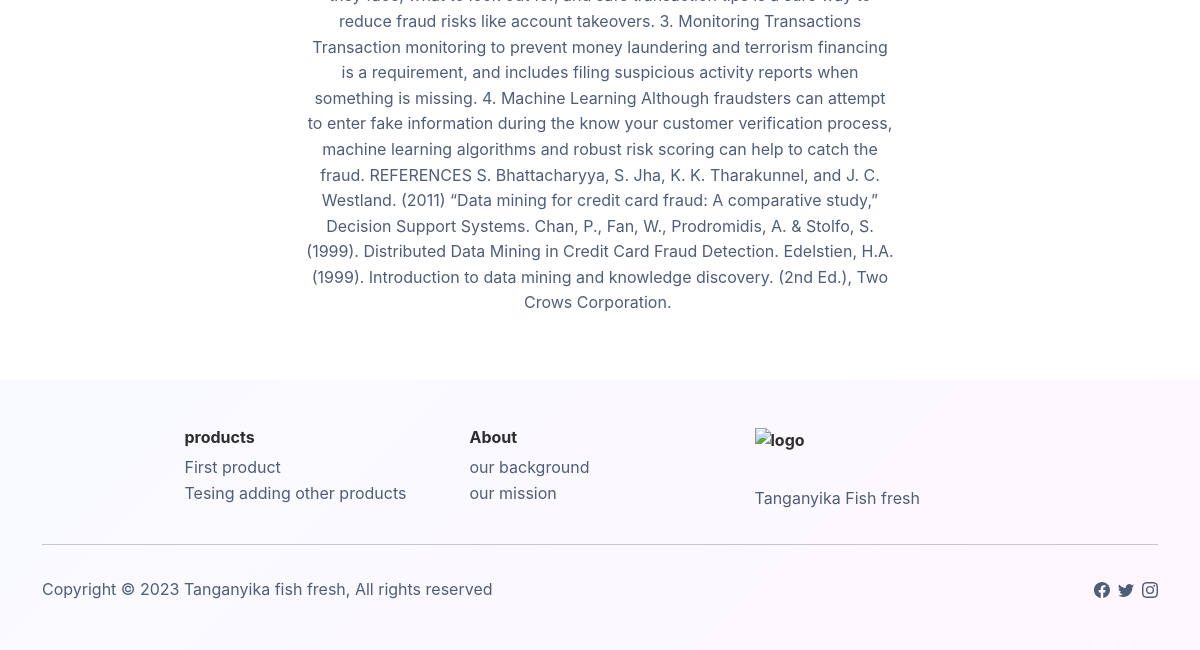
The app's page /about_us (lower part), older data.
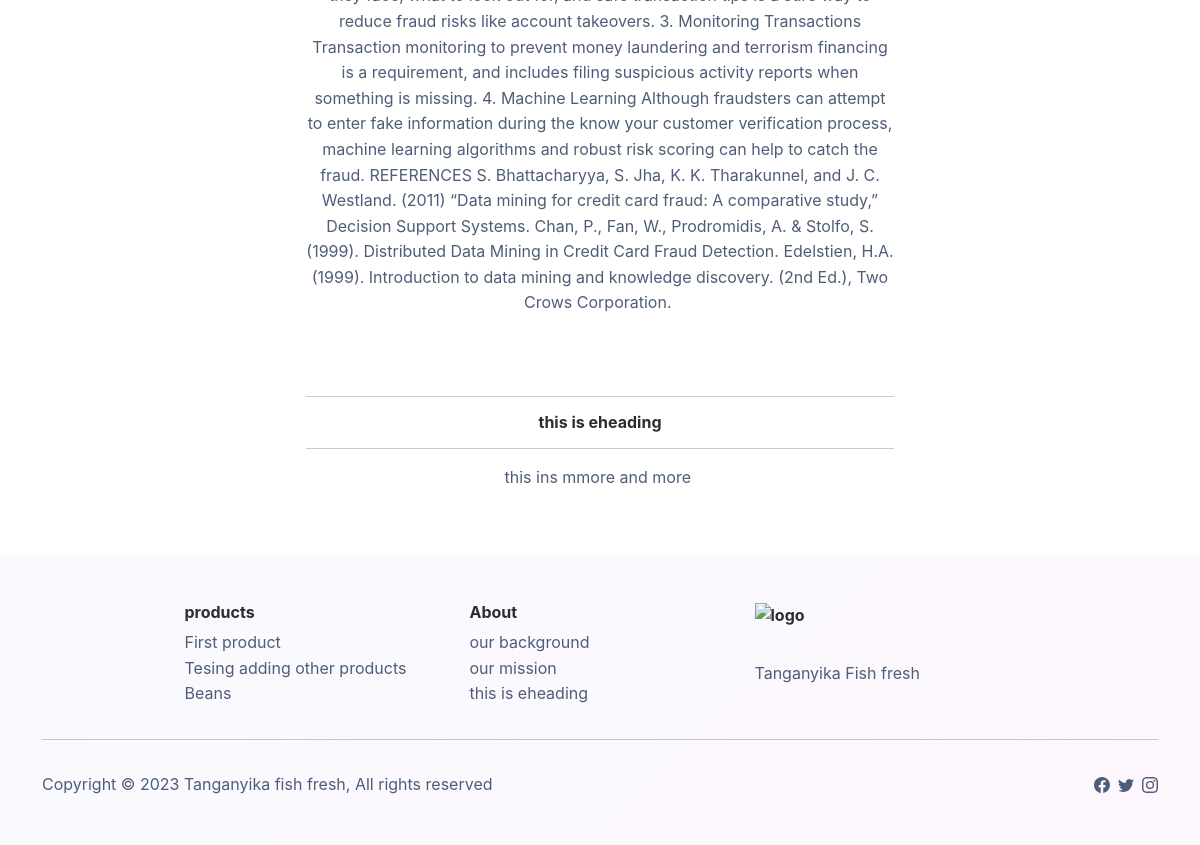
The same page, newer data.
### registration/models.py (models this page shows, shortened)
class product(models.Model):
    product_title = models.CharField(max_length= 500)
    slug = models.SlugField(unique=True)
    product_description  = models.TextField(max_length=40000)
    image       = models.ImageField(upload_to='uploads/%Y/%m/%d/', blank=True, default="uploads/image-icon.jpg")
    date        = models.DateField(auto_now=True)
    time        = models.TimeField(auto_now=True)

class about_u(models.Model):
    heading = models.CharField(max_length= 500)
    text = models.CharField(max_length=40000)
    class Meta:
        verbose_name_plural = "About us"

### registration/views.py (the view)
# urls.py: path('about_us', views.about, name='about'),
def about(request):
    products = prdct.objects.all()
    about_us = about_u.objects.all()
    return render(request, 'registration/about_us.html',{
        'about_us':about_us,
        'current_year':current_year,
        'products':products,
    })

### registration/templates/registration/about_us.html (shortened to what this page needs)
{% extends 'registration/base/base.html' %}
{% load static %}
{% block body %}
{% for content in about_us %}
<div class="row mb-5" id="{{ content.heading }}">
  <div class="col-md-8 col-xl-6 text-center mx-auto"> <hr>
    <h6 class="fw-bold">{{ content.heading }}</h6><hr>
    <p class="text-muted">{{ content.text }}&nbsp;</p>
  </div>
</div>
    {% endfor %}
{% endblock %}

### registration/templates/registration/base/base.html (shortened to what this page needs)
{% load static %}
<!DOCTYPE html>
<html lang="en">
<head>
<link rel="stylesheet" href="{% static 'registration/assets/bootstrap/css/bootstrap.min.css' %}">
<link rel="stylesheet" href="https://cdnjs.cloudflare.com/ajax/libs/baguettebox.js/1.11.1/baguetteBox.min.css">
<link rel="stylesheet" href="https://cdnjs.cloudflare.com/ajax/libs/font-awesome/4.7.0/css/font-awesome.min.css">
<link rel="stylesheet" href="{% static 'registration/assets/styles/carousel.css' %}">
</head>
<body>
{% block body %}
{% endblock %}
{% block footer %}
                <footer class="bg-primary-gradient">
                  <div class="container py-4 py-lg-5">
                    <div class="row justify-content-center">
                      <div class="col-sm-4 col-md-3 text-center text-lg-start d-flex flex-column">
                        <h3 class="fs-6 fw-bold">products</h3>
                        <ul class="list-unstyled">
                          {% for p in products %}
                            <li>
                              <a href="{% url 'products' %}#{{ p.slug }}"> {{ p.product_title }} </a>
                            </li>
                          {% endfor %}
                        </ul>
                  </div>
              <div class="col-sm-4 col-md-3 text-center text-lg-start d-flex flex-column">
                  <h3 class="fs-6 fw-bold">About</h3>
                  <ul class="list-unstyled">
                    {% for content in about_us %}
                    <li><a href="{% url 'about' %}#{{ content.heading }}">{{ content.heading }}</a>
                    </li>
                    {% endfor %}
               </ul></div>
              <div class="col-lg-3 text-center text-lg-start d-flex flex-column align-items-center order-first align-items-lg-start order-lg-last">
<div class="fw-bold d-flex align-items-center mb-2">
  <a class="navbar-brand d-flex align-items-center" href="{% url 'index' %}">
    <img  src="{% static 'registration/logo/tanganyika.png' %}" alt="logo" width="100px" height="50px">
  </a>
</div>
<a class="navbar-brand d-flex align-items-center" href="{% url 'index' %}">
  <p class="text-muted">Tanganyika Fish fresh</p>
</a>
</div></div>
<hr>
<div class="text-muted d-flex justify-content-between align-items-center pt-3">
  <p class="mb-0">Copyright © {{ current_year }} Tanganyika fish fresh, All rights reserved</p><ul class="list-inline mb-0"><li class="list-inline-item"></li><li class="list-inline-item">
</li><li class="list-inline-item">
</li></ul></div></div></footer>
{% endblock %}
</body></html>

Row changes from the older to the newer data that the page shows:
added about_u: heading "this is eheading", text "this ins mmore and more"
added product: product_title "Beans"
